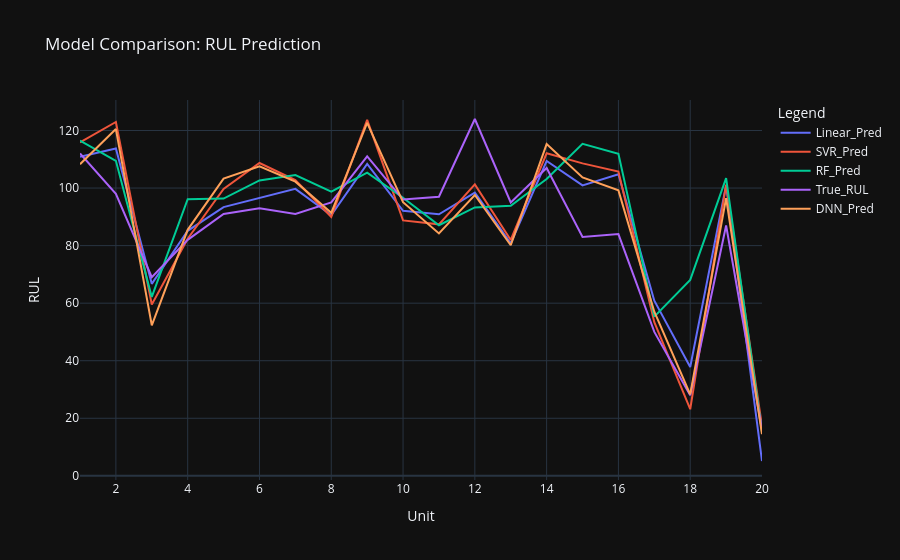

Notebook cell for this chart:
### Markdown cell above
## **Results**

### Code cell
# Add DNN to comparison plot
results['DNN_Pred'] = dnn_test_preds

plot_results(results, n=20)

### Figure 1 — Plotly figure (JSON) as saved in the notebook; plotly's stock layout.template omitted (floating-point values rounded to 4 significant figures)
{"data": [{"hovertemplate": "variable=Linear_Pred<br>Units=%{x}<br>value=%{y}<extra></extra>", "legendgroup": "Linear_Pred", "line": {"color": "#636efa", "dash": "solid"}, "marker": {"symbol": "circle"}, "mode": "lines", "name": "Linear_Pred", "orientation": "v", "showlegend": true, "type": "scatter", "x": [1, 2, 3, 4, 5, 6, 7, 8, 9, 10, 11, 12, 13, 14, 15, 16, 17, 18, 19, 20], "xaxis": "x", "y": [110.9, 113.8, 66.71, 85.14, 93.37, 96.43, 99.71, 90.62, 108.4, 92.09, 90.88, 98.44, 80.8, 109.4, 100.9, 104.8, 60.86, 37.79, 101.0, 5.151], "yaxis": "y"}, {"hovertemplate": "variable=SVR_Pred<br>Units=%{x}<br>value=%{y}<extra></extra>", "legendgroup": "SVR_Pred", "line": {"color": "#EF553B", "dash": "solid"}, "marker": {"symbol": "circle"}, "mode": "lines", "name": "SVR_Pred", "orientation": "v", "showlegend": true, "type": "scatter", "x": [1, 2, 3, 4, 5, 6, 7, 8, 9, 10, 11, 12, 13, 14, 15, 16, 17, 18, 19, 20], "xaxis": "x", "y": [115.8, 123.0, 59.54, 82.4, 99.7, 108.7, 102.7, 90.01, 123.7, 88.77, 87.39, 101.3, 81.95, 112.1, 108.6, 105.7, 53.39, 23.14, 101.2, 17.28], "yaxis": "y"}, {"hovertemplate": "variable=RF_Pred<br>Units=%{x}<br>value=%{y}<extra></extra>", "legendgroup": "RF_Pred", "line": {"color": "#00cc96", "dash": "solid"}, "marker": {"symbol": "circle"}, "mode": "lines", "name": "RF_Pred", "orientation": "v", "showlegend": true, "type": "scatter", "x": [1, 2, 3, 4, 5, 6, 7, 8, 9, 10, 11, 12, 13, 14, 15, 16, 17, 18, 19, 20], "xaxis": "x", "y": [116.5, 109.5, 62.17, 96.16, 96.35, 102.6, 104.5, 98.76, 105.3, 96.62, 87.09, 93.27, 93.84, 103.1, 115.4, 111.9, 55.32, 68.07, 103.5, 15.23], "yaxis": "y"}, {"hovertemplate": "variable=True_RUL<br>Units=%{x}<br>value=%{y}<extra></extra>", "legendgroup": "True_RUL", "line": {"color": "#ab63fa", "dash": "solid"}, "marker": {"symbol": "circle"}, "mode": "lines", "name": "True_RUL", "orientation": "v", "showlegend": true, "type": "scatter", "x": [1, 2, 3, 4, 5, 6, 7, 8, 9, 10, 11, 12, 13, 14, 15, 16, 17, 18, 19, 20], "xaxis": "x", "y": [112, 98, 69, 82, 91, 93, 91, 95, 111, 96, 97, 124, 95, 107, 83, 84, 50, 28, 87, 16], "yaxis": "y"}, {"hovertemplate": "variable=DNN_Pred<br>Units=%{x}<br>value=%{y}<extra></extra>", "legendgroup": "DNN_Pred", "line": {"color": "#FFA15A", "dash": "solid"}, "marker": {"symbol": "circle"}, "mode": "lines", "name": "DNN_Pred", "orientation": "v", "showlegend": true, "type": "scatter", "x": [1, 2, 3, 4, 5, 6, 7, 8, 9, 10, 11, 12, 13, 14, 15, 16, 17, 18, 19, 20], "xaxis": "x", "y": [108.3, 120.5, 52.31, 85.48, 103.3, 107.5, 102.2, 91.38, 122.7, 95.1, 84.25, 97.6, 80.14, 115.3, 103.7, 99.2, 57.01, 28.29, 96.5, 14.48], "yaxis": "y"}], "layout": {"legend": {"title": {"text": "Legend"}, "tracegroupgap": 0}, "title": {"text": "Model Comparison: RUL Prediction"}, "xaxis": {"anchor": "y", "domain": [0, 1], "title": {"text": "Unit"}}, "yaxis": {"anchor": "x", "domain": [0, 1], "title": {"text": "RUL"}}}}
